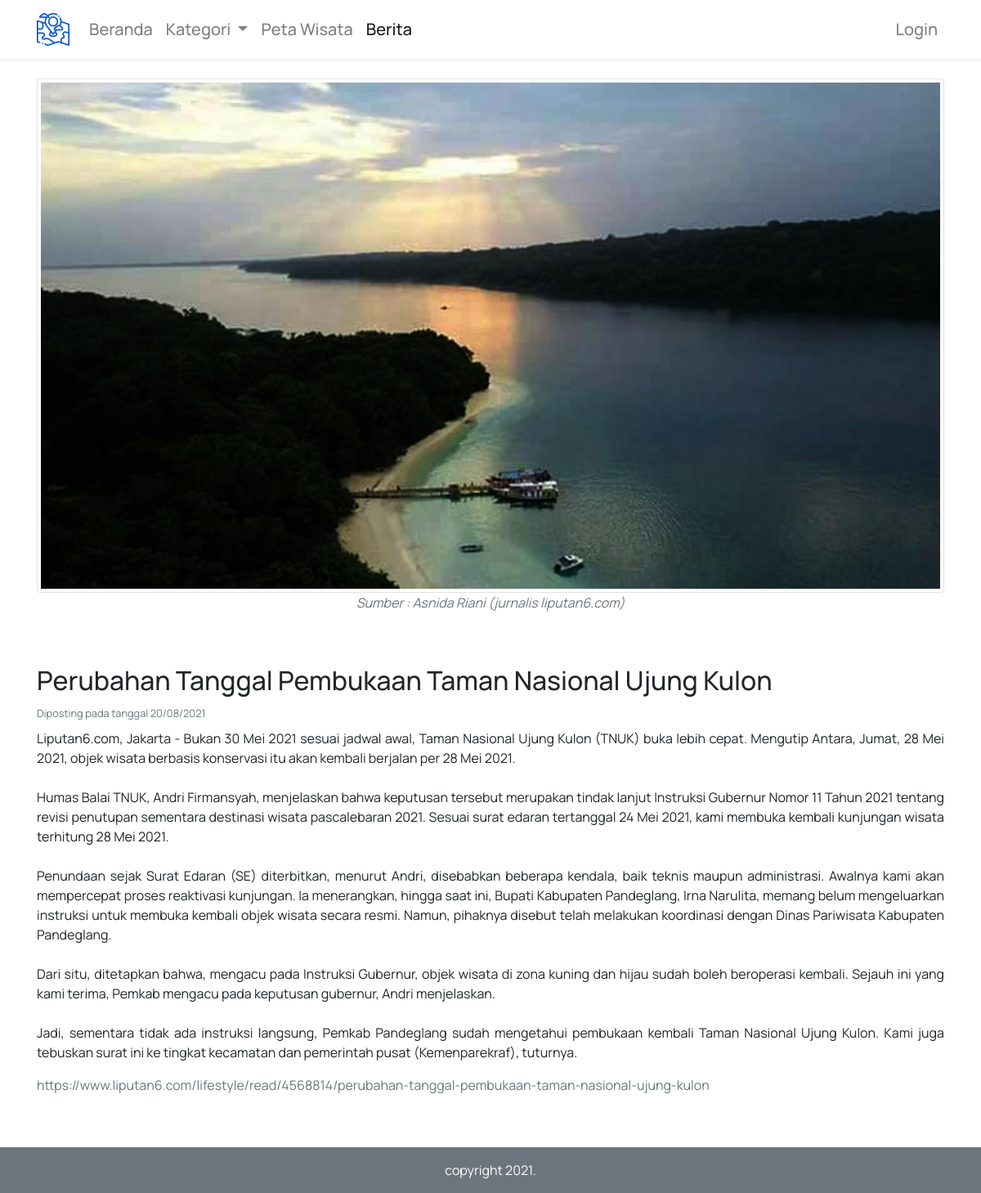
The page /detail_berita.php?id_berita=14 on the database its author committed.
### tables this page shows
CREATE TABLE `tb_berita` (
  `id_berita` int(5) NOT NULL,
  `judul` varchar(80) NOT NULL,
  `isi` text NOT NULL,
  `tgl_posting` date NOT NULL,
  `sumber` text NOT NULL,
  `gambar` text NOT NULL,
  `keterangan_gambar` text NOT NULL,
  `id_user` int(5) NOT NULL
);

### functions.php (called while the page is built, shortened)
<?php
$conn = mysqli_connect("localhost","root","","db_giswisatapdg");
function query($query) {
    global $conn;
    $result = mysqli_query($conn, $query);
    $rows = [];
    while( $row = mysqli_fetch_assoc($result) ) {
        $rows[] = $row;
    }
    return $rows;
}
?>

### detail_berita.php (the view, shortened to what this page needs)
<?php
require 'functions.php';
$id = $_GET["id_berita"];
$databerita = query("SELECT * FROM tb_berita WHERE id_berita = $id")[0];
?>
<!doctype html>
<html lang="en">
  <head>
    <link rel="stylesheet" href="style.css" />
    <link rel="stylesheet" href="https://cdn.jsdelivr.net/npm/bootstrap@4.6.0/dist/css/bootstrap.min.css">
  </head>
  <body>
    <nav class="navbar navbar-expand-lg navbar-light fixed-top shadow-sm "
    style="background-color: #ffffff" >
    <div class="container" style="font-family: 'Manrope', sans-serif;">
      <a class="navbar-brand" href="#">
      <img src="img/logo/map.png" width="40" height="40">
      </a>
      <div class="collapse navbar-collapse mt-2 mb-2 h5" id="navbarNavDropdown">
        <ul class="navbar-nav ">
        <li class="nav-item">
            <a class="nav-link " href="index.php">Beranda</a>
          </li>
          <li class="nav-item dropdown">
            <a class="nav-link dropdown-toggle" href="#" id="navbarDropdownMenuLink" role="button" data-toggle="dropdown" aria-haspopup="true" aria-expanded="false">
              Kategori
            </a>
          </li>
          <li class="nav-item">
            <a class="nav-link " href="petawisata.php">Peta Wisata<span class="sr-only">(current)</span></a>
          </li>
          <li class="nav-item active">
            <a class="nav-link" href="berita.php">Berita</a>
          </li>
        </ul>
        <ul class="navbar-nav ml-auto">
          <li class="nav-item">
            <a class="nav-link" href="login.php">Login</a>
          </li>
        </ul>
      </div>
      </div>
    </nav>
    <section class="detailberita mb-5">
    <div class="container" style="font-family: 'Manrope', sans-serif;">
      <div class="row mt-5 pt-5">
        <div class="col-md-12 text-center">
           <img src="img/berita/<?= $databerita["gambar"]; ?>" class="img-thumbnail">
           <p class="text-center font-italic text-muted"><?= $databerita["keterangan_gambar"]; ?></p>
        </div>
      </div>
      <div class="row mt-5">
        <div class="col-md-12">
          <h2><?= $databerita["judul"]; ?></h4>
        </div>
      </div>
      <div class="row">
        <div class="col-md-12">
          <small class="text-muted">
          <?php
              $tanggal = substr($databerita["tgl_posting"],8,2);
              $bulan   = substr($databerita["tgl_posting"],5,2);
              $tahun   = substr($databerita["tgl_posting"],0,4);
              $gabung = 'Diposting pada tanggal '.$tanggal.'/'.$bulan.'/'.$tahun;
              echo "$gabung";
          ?>
          </small>
        </div>
      </div>
      <div class="row mt-2">
        <div class="col-md-12 text-justify">
          <p><?= $databerita["isi"]; ?></p>
          <p class="text-muted"><?= $databerita["sumber"]; ?></p>
        </div>
      </div>
    </div>
    </section>
    <footer class="text-white bg-secondary" style="font-family: 'Manrope', sans-serif;">
      <div class="container">
        <div class="row pt-3">
          <di class="col text-center">
            <p>copyright 2021.</p>
          </di>
        </div>
      </div>
    </footer>
  </body>
</html>

### style.css (style rules this page uses)
.navbar a { padding: right 5px !important; }
section { min-height: 420px; }

### rows shown on the page
tb_berita: gambar (picture), keterangan_gambar "Sumber : Asnida Riani (jurnalis liputan6.com)", judul "Perubahan Tanggal Pembukaan Taman Nasional Ujung Kulon", tgl_posting "Diposting pada tanggal 20/08/2021", isi "Liputan6.com, Jakarta - Bukan 30 Mei 2021 sesuai jadwal awal, Taman Nasional Ujung Kulon (TNUK) buka lebih cepat. Mengutip Antara, Jumat, 28 Mei 2021, objek wisata berbasis konservasi itu akan kembali berjalan per 28 Mei 2021. Humas Balai TNUK, Andri Firmansyah, menjelaskan bahwa keputusan tersebut merupakan tindak lanjut Instruksi Gubernur Nomor 11 Tahun 2021 tentang revisi penutupan sementara destinasi wisata pascalebaran 2021. Sesuai surat edaran tertanggal 24 Mei 2021, kami membuka kembali kunjungan wisata terhitung 28 Mei 2021. Penundaan sejak Surat Edaran (SE) diterbitkan, menurut Andri, disebabkan beberapa kendala, baik teknis maupun administrasi. Awalnya kami akan mempercepat proses…", sumber "https://www.liputan6.com/lifestyle/read/4568814/perubahan-tanggal-pembukaan-taman-nasional-ujung-kulon"
